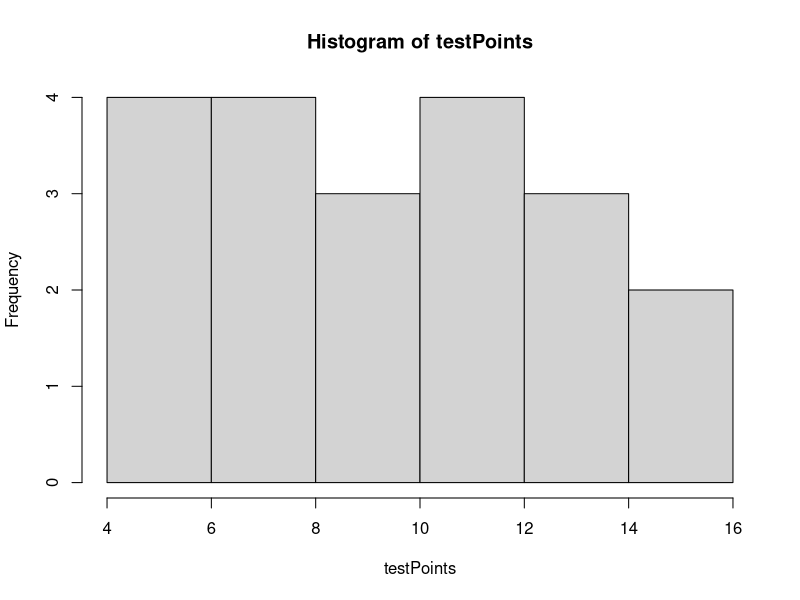

R code for this plot:
## ---- chunk 1
指導法 <- c("C","B","B","A","B","C","A","D","D","D","A", "A", "A","C","B","D","C","C","B","D")
## ---- chunk 2
table(指導法)
## ---- chunk 3
testPoints <- c(13,14,7,12,10,6,8,15,4,14,9,6,10,12,5,12,8,8,12,15)
hist(testPoints)
## ---- chunk 4
testData <- c (10,13,8,15,8)
sum(testData)/length(testData)
## ---- chunk 5
mean(testData)
## ---- chunk 6
median(testData)
## ---- chunk 7
evenNumbers <- c(1,2,3,4) # 偶数個
median(evenNumbers) == mean(c(2,3))
## ---- chunk 8
table(testData) # 度数を見れば最頻値がわかる
## ---- chunk 9
testDataMean <- mean(testData)
平均からの偏差 <- testData - testDataMean
print(平均からの偏差)
## ---- chunk 10
分散 <- sum(平均からの偏差^2)/length(testData)
print(分散)
## ---- chunk 11
sqrt(分散) # これが標準偏差
## ---- chunk 12
var(testData) # 不偏分散
## ---- chunk 13
平均からの偏差の絶対値 <- abs(testData - mean(testData))
mean(平均からの偏差の絶対値) # 平均偏差
## ---- chunk 14
max(testData) #15
min(testData) # 8
max(testData) - min(testData)
## ---- chunk 15
心理学テスト <- c(13,14,7,12,10,6,8,15,4,14,9,6,10,12,5,12,8,8,12,15)
心理学平均 <- mean(心理学テスト)
心理学標準偏差 <- sqrt(mean((心理学テスト - 心理学平均)^2))
## ---- chunk 16
心理学z得点 <- (心理学テスト - 心理学平均) / 心理学標準偏差
print(心理学z得点)
## ---- chunk 17
mean(心理学z得点)
## ---- chunk 18
(心理学z得点　* 10) + 50 # 偏差値
